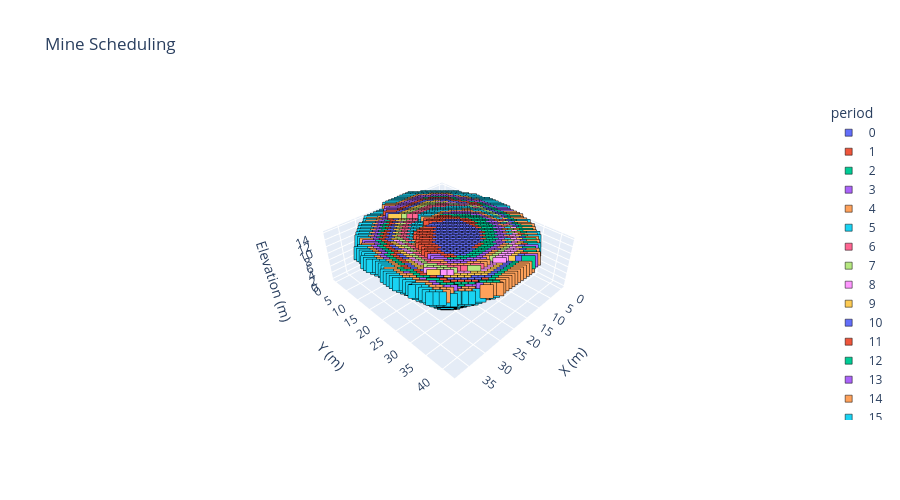

Source (notebook cell):
### Markdown cell above
### Mine Scheduling 3D Plot

### Code cell
# Block dimensions
dx, dy, dz = 1, 1, 1

# Filter extracted blocks and prepare data
d = blocks.loc[blocks.period.notna()].copy()
d["period"] = d["period"].astype(int)
d[["x","y","z"]] *= [dx, dy, dz]
d["period"] -= d["period"].min()
d["period"] = d["period"].astype(str)

# Axis scaling for correct proportions
r = d[["x","y","z"]].max() - d[["x","y","z"]].min()
s = r.max()

# 3D categorical scatter with Plotly default colors
fig = px.scatter_3d(d, x="x", y="y", z="z", color="period", color_discrete_sequence=px.colors.qualitative.Plotly,
    category_orders={"period": sorted(d["period"], key=int)}, labels={"color": "Periods"}, 
    title="Mine Scheduling", width=900, height=500).update_traces(marker=dict(symbol="square", size=7, 
    line=dict(width=0.5, color="black"))).update_layout(scene=dict(xaxis_title="X (m)", yaxis_title="Y (m)", 
    zaxis_title="Elevation (m)", aspectmode="manual", aspectratio=dict(x=r.x/s, y=r.y/s, z=r.z/s)))
fig.show()

### Figure 1 — Plotly figure (JSON) as saved in the notebook; plotly's stock layout.template omitted (floating-point values rounded to 4 significant figures; data arrays with more than 128 entries replaced by an {"elided": "..."} marker saying what was removed)
{"data": [{"hovertemplate": "period=0<br>x=%{x}<br>y=%{y}<br>z=%{z}<extra></extra>", "legendgroup": "0", "marker": {"color": "#636EFA", "line": {"color": "black", "width": 0.5}, "size": 7, "symbol": "square"}, "mode": "markers", "name": "0", "scene": "scene", "showlegend": true, "type": "scatter3d", "x": {"elided": "423 int values"}, "y": {"elided": "423 int values"}, "z": {"elided": "423 int values"}}, {"hovertemplate": "period=1<br>x=%{x}<br>y=%{y}<br>z=%{z}<extra></extra>", "legendgroup": "1", "marker": {"color": "#EF553B", "line": {"color": "black", "width": 0.5}, "size": 7, "symbol": "square"}, "mode": "markers", "name": "1", "scene": "scene", "showlegend": true, "type": "scatter3d", "x": {"elided": "372 int values"}, "y": {"elided": "372 int values"}, "z": {"elided": "372 int values"}}, {"hovertemplate": "period=2<br>x=%{x}<br>y=%{y}<br>z=%{z}<extra></extra>", "legendgroup": "2", "marker": {"color": "#00CC96", "line": {"color": "black", "width": 0.5}, "size": 7, "symbol": "square"}, "mode": "markers", "name": "2", "scene": "scene", "showlegend": true, "type": "scatter3d", "x": {"elided": "380 int values"}, "y": {"elided": "380 int values"}, "z": {"elided": "380 int values"}}, {"hovertemplate": "period=3<br>x=%{x}<br>y=%{y}<br>z=%{z}<extra></extra>", "legendgroup": "3", "marker": {"color": "#AB63FA", "line": {"color": "black", "width": 0.5}, "size": 7, "symbol": "square"}, "mode": "markers", "name": "3", "scene": "scene", "showlegend": true, "type": "scatter3d", "x": {"elided": "417 int values"}, "y": {"elided": "417 int values"}, "z": {"elided": "417 int values"}}, {"hovertemplate": "period=4<br>x=%{x}<br>y=%{y}<br>z=%{z}<extra></extra>", "legendgroup": "4", "marker": {"color": "#FFA15A", "line": {"color": "black", "width": 0.5}, "size": 7, "symbol": "square"}, "mode": "markers", "name": "4", "scene": "scene", "showlegend": true, "type": "scatter3d", "x": {"elided": "414 int values"}, "y": {"elided": "414 int values"}, "z": {"elided": "414 int values"}}, {"hovertemplate": "period=5<br>x=%{x}<br>y=%{y}<br>z=%{z}<extra></extra>", "legendgroup": "5", "marker": {"color": "#19D3F3", "line": {"color": "black", "width": 0.5}, "size": 7, "symbol": "square"}, "mode": "markers", "name": "5", "scene": "scene", "showlegend": true, "type": "scatter3d", "x": {"elided": "459 int values"}, "y": {"elided": "459 int values"}, "z": {"elided": "459 int values"}}, {"hovertemplate": "period=6<br>x=%{x}<br>y=%{y}<br>z=%{z}<extra></extra>", "legendgroup": "6", "marker": {"color": "#FF6692", "line": {"color": "black", "width": 0.5}, "size": 7, "symbol": "square"}, "mode": "markers", "name": "6", "scene": "scene", "showlegend": true, "type": "scatter3d", "x": {"elided": "491 int values"}, "y": {"elided": "491 int values"}, "z": {"elided": "491 int values"}}, {"hovertemplate": "period=7<br>x=%{x}<br>y=%{y}<br>z=%{z}<extra></extra>", "legendgroup": "7", "marker": {"color": "#B6E880", "line": {"color": "black", "width": 0.5}, "size": 7, "symbol": "square"}, "mode": "markers", "name": "7", "scene": "scene", "showlegend": true, "type": "scatter3d", "x": {"elided": "516 int values"}, "y": {"elided": "516 int values"}, "z": {"elided": "516 int values"}}, {"hovertemplate": "period=8<br>x=%{x}<br>y=%{y}<br>z=%{z}<extra></extra>", "legendgroup": "8", "marker": {"color": "#FF97FF", "line": {"color": "black", "width": 0.5}, "size": 7, "symbol": "square"}, "mode": "markers", "name": "8", "scene": "scene", "showlegend": true, "type": "scatter3d", "x": {"elided": "488 int values"}, "y": {"elided": "488 int values"}, "z": {"elided": "488 int values"}}, {"hovertemplate": "period=9<br>x=%{x}<br>y=%{y}<br>z=%{z}<extra></extra>", "legendgroup": "9", "marker": {"color": "#FECB52", "line": {"color": "black", "width": 0.5}, "size": 7, "symbol": "square"}, "mode": "markers", "name": "9", "scene": "scene", "showlegend": true, "type": "scatter3d", "x": {"elided": "567 int values"}, "y": {"elided": "567 int values"}, "z": {"elided": "567 int values"}}, {"hovertemplate": "period=10<br>x=%{x}<br>y=%{y}<br>z=%{z}<extra></extra>", "legendgroup": "10", "marker": {"color": "#636EFA", "line": {"color": "black", "width": 0.5}, "size": 7, "symbol": "square"}, "mode": "markers", "name": "10", "scene": "scene", "showlegend": true, "type": "scatter3d", "x": {"elided": "636 int values"}, "y": {"elided": "636 int values"}, "z": {"elided": "636 int values"}}, {"hovertemplate": "period=11<br>x=%{x}<br>y=%{y}<br>z=%{z}<extra></extra>", "legendgroup": "11", "marker": {"color": "#EF553B", "line": {"color": "black", "width": 0.5}, "size": 7, "symbol": "square"}, "mode": "markers", "name": "11", "scene": "scene", "showlegend": true, "type": "scatter3d", "x": {"elided": "656 int values"}, "y": {"elided": "656 int values"}, "z": {"elided": "656 int values"}}, {"hovertemplate": "period=12<br>x=%{x}<br>y=%{y}<br>z=%{z}<extra></extra>", "legendgroup": "12", "marker": {"color": "#00CC96", "line": {"color": "black", "width": 0.5}, "size": 7, "symbol": "square"}, "mode": "markers", "name": "12", "scene": "scene", "showlegend": true, "type": "scatter3d", "x": {"elided": "725 int values"}, "y": {"elided": "725 int values"}, "z": {"elided": "725 int values"}}, {"hovertemplate": "period=13<br>x=%{x}<br>y=%{y}<br>z=%{z}<extra></extra>", "legendgroup": "13", "marker": {"color": "#AB63FA", "line": {"color": "black", "width": 0.5}, "size": 7, "symbol": "square"}, "mode": "markers", "name": "13", "scene": "scene", "showlegend": true, "type": "scatter3d", "x": {"elided": "875 int values"}, "y": {"elided": "875 int values"}, "z": {"elided": "875 int values"}}, {"hovertemplate": "period=14<br>x=%{x}<br>y=%{y}<br>z=%{z}<extra></extra>", "legendgroup": "14", "marker": {"color": "#FFA15A", "line": {"color": "black", "width": 0.5}, "size": 7, "symbol": "square"}, "mode": "markers", "name": "14", "scene": "scene", "showlegend": true, "type": "scatter3d", "x": {"elided": "967 int values"}, "y": {"elided": "967 int values"}, "z": {"elided": "967 int values"}}, {"hovertemplate": "period=15<br>x=%{x}<br>y=%{y}<br>z=%{z}<extra></extra>", "legendgroup": "15", "marker": {"color": "#19D3F3", "line": {"color": "black", "width": 0.5}, "size": 7, "symbol": "square"}, "mode": "markers", "name": "15", "scene": "scene", "showlegend": true, "type": "scatter3d", "x": {"elided": "994 int values"}, "y": {"elided": "994 int values"}, "z": {"elided": "994 int values"}}], "layout": {"height": 500, "legend": {"title": {"text": "period"}, "tracegroupgap": 0}, "scene": {"aspectmode": "manual", "aspectratio": {"x": 0.9048, "y": 1, "z": 0.3333}, "domain": {"x": [0, 1], "y": [0, 1]}, "xaxis": {"title": {"text": "X (m)"}}, "yaxis": {"title": {"text": "Y (m)"}}, "zaxis": {"title": {"text": "Elevation (m)"}}}, "title": {"text": "Mine Scheduling"}, "width": 900}}
